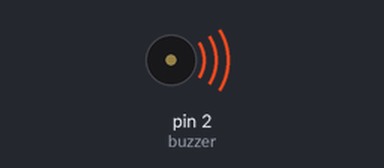
Bench run of a sketch on a simulated Arduino Uno, built with avr-gcc and run on an emulated ATmega328P. Shown: buzzer (waves = sounding).

Above: at 0.5 s.
Timing chart, 0 to 4.6 s (numbered marks = the images above):
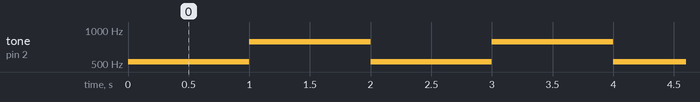

Measured:
- by itself, tone on pin 2 (buzzer): alternates 784 Hz for 1.0 s and 523 Hz for 1.0 s

The sketch:

buzzer_demo.ino
```cpp
// Buzzer demonstration
// Ishaan Takrani
// Arun Chauhan

const int buzzer = 2; // buzzer is in pin 2

void setup() {
  pinMode(buzzer, OUTPUT);
}

void loop() {

  tone(buzzer, 523); // Plays note C5
  delay(1000);

  tone(buzzer, 784); // Plays note G5
  delay(1000);

}
```
